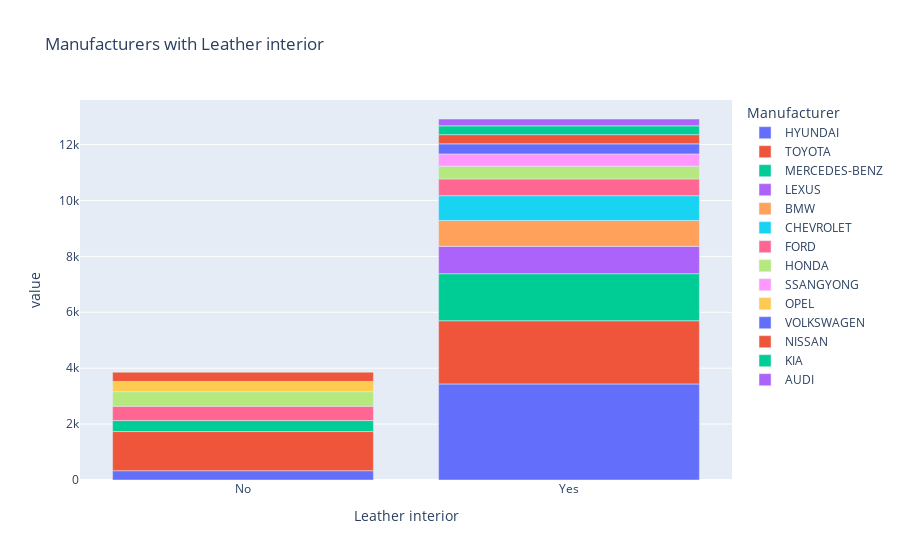

Source (notebook cell):
### Code cell
manufacturers_with_leather_interior = data[["Manufacturer","Leather interior"]].groupby("Manufacturer").value_counts().sort_values(ascending=False).head(20)
ex.bar(manufacturers_with_leather_interior.unstack(level=0),title="Manufacturers with Leather interior")

### Figure 1 — Plotly figure (JSON) as saved in the notebook; plotly's stock layout.template omitted (floating-point values rounded to 4 significant figures)
{"data": [{"alignmentgroup": "True", "hovertemplate": "Manufacturer=HYUNDAI<br>Leather interior=%{x}<br>value=%{y}<extra></extra>", "legendgroup": "HYUNDAI", "marker": {"color": "#636efa", "pattern": {"shape": ""}}, "name": "HYUNDAI", "offsetgroup": "HYUNDAI", "orientation": "v", "showlegend": true, "textposition": "auto", "type": "bar", "x": ["No", "Yes"], "xaxis": "x", "y": [333, 3436], "yaxis": "y"}, {"alignmentgroup": "True", "hovertemplate": "Manufacturer=TOYOTA<br>Leather interior=%{x}<br>value=%{y}<extra></extra>", "legendgroup": "TOYOTA", "marker": {"color": "#EF553B", "pattern": {"shape": ""}}, "name": "TOYOTA", "offsetgroup": "TOYOTA", "orientation": "v", "showlegend": true, "textposition": "auto", "type": "bar", "x": ["No", "Yes"], "xaxis": "x", "y": [1400, 2262], "yaxis": "y"}, {"alignmentgroup": "True", "hovertemplate": "Manufacturer=MERCEDES-BENZ<br>Leather interior=%{x}<br>value=%{y}<extra></extra>", "legendgroup": "MERCEDES-BENZ", "marker": {"color": "#00cc96", "pattern": {"shape": ""}}, "name": "MERCEDES-BENZ", "offsetgroup": "MERCEDES-BENZ", "orientation": "v", "showlegend": true, "textposition": "auto", "type": "bar", "x": ["No", "Yes"], "xaxis": "x", "y": [394, 1682], "yaxis": "y"}, {"alignmentgroup": "True", "hovertemplate": "Manufacturer=LEXUS<br>Leather interior=%{x}<br>value=%{y}<extra></extra>", "legendgroup": "LEXUS", "marker": {"color": "#ab63fa", "pattern": {"shape": ""}}, "name": "LEXUS", "offsetgroup": "LEXUS", "orientation": "v", "showlegend": true, "textposition": "auto", "type": "bar", "x": ["No", "Yes"], "xaxis": "x", "y": [null, 978], "yaxis": "y"}, {"alignmentgroup": "True", "hovertemplate": "Manufacturer=BMW<br>Leather interior=%{x}<br>value=%{y}<extra></extra>", "legendgroup": "BMW", "marker": {"color": "#FFA15A", "pattern": {"shape": ""}}, "name": "BMW", "offsetgroup": "BMW", "orientation": "v", "showlegend": true, "textposition": "auto", "type": "bar", "x": ["No", "Yes"], "xaxis": "x", "y": [null, 926], "yaxis": "y"}, {"alignmentgroup": "True", "hovertemplate": "Manufacturer=CHEVROLET<br>Leather interior=%{x}<br>value=%{y}<extra></extra>", "legendgroup": "CHEVROLET", "marker": {"color": "#19d3f3", "pattern": {"shape": ""}}, "name": "CHEVROLET", "offsetgroup": "CHEVROLET", "orientation": "v", "showlegend": true, "textposition": "auto", "type": "bar", "x": ["No", "Yes"], "xaxis": "x", "y": [null, 886], "yaxis": "y"}, {"alignmentgroup": "True", "hovertemplate": "Manufacturer=FORD<br>Leather interior=%{x}<br>value=%{y}<extra></extra>", "legendgroup": "FORD", "marker": {"color": "#FF6692", "pattern": {"shape": ""}}, "name": "FORD", "offsetgroup": "FORD", "orientation": "v", "showlegend": true, "textposition": "auto", "type": "bar", "x": ["No", "Yes"], "xaxis": "x", "y": [511, 600], "yaxis": "y"}, {"alignmentgroup": "True", "hovertemplate": "Manufacturer=HONDA<br>Leather interior=%{x}<br>value=%{y}<extra></extra>", "legendgroup": "HONDA", "marker": {"color": "#B6E880", "pattern": {"shape": ""}}, "name": "HONDA", "offsetgroup": "HONDA", "orientation": "v", "showlegend": true, "textposition": "auto", "type": "bar", "x": ["No", "Yes"], "xaxis": "x", "y": [523, 454], "yaxis": "y"}, {"alignmentgroup": "True", "hovertemplate": "Manufacturer=SSANGYONG<br>Leather interior=%{x}<br>value=%{y}<extra></extra>", "legendgroup": "SSANGYONG", "marker": {"color": "#FF97FF", "pattern": {"shape": ""}}, "name": "SSANGYONG", "offsetgroup": "SSANGYONG", "orientation": "v", "showlegend": true, "textposition": "auto", "type": "bar", "x": ["No", "Yes"], "xaxis": "x", "y": [null, 441], "yaxis": "y"}, {"alignmentgroup": "True", "hovertemplate": "Manufacturer=OPEL<br>Leather interior=%{x}<br>value=%{y}<extra></extra>", "legendgroup": "OPEL", "marker": {"color": "#FECB52", "pattern": {"shape": ""}}, "name": "OPEL", "offsetgroup": "OPEL", "orientation": "v", "showlegend": true, "textposition": "auto", "type": "bar", "x": ["No", "Yes"], "xaxis": "x", "y": [365, null], "yaxis": "y"}, {"alignmentgroup": "True", "hovertemplate": "Manufacturer=VOLKSWAGEN<br>Leather interior=%{x}<br>value=%{y}<extra></extra>", "legendgroup": "VOLKSWAGEN", "marker": {"color": "#636efa", "pattern": {"shape": ""}}, "name": "VOLKSWAGEN", "offsetgroup": "VOLKSWAGEN", "orientation": "v", "showlegend": true, "textposition": "auto", "type": "bar", "x": ["No", "Yes"], "xaxis": "x", "y": [null, 360], "yaxis": "y"}, {"alignmentgroup": "True", "hovertemplate": "Manufacturer=NISSAN<br>Leather interior=%{x}<br>value=%{y}<extra></extra>", "legendgroup": "NISSAN", "marker": {"color": "#EF553B", "pattern": {"shape": ""}}, "name": "NISSAN", "offsetgroup": "NISSAN", "orientation": "v", "showlegend": true, "textposition": "auto", "type": "bar", "x": ["No", "Yes"], "xaxis": "x", "y": [330, 330], "yaxis": "y"}, {"alignmentgroup": "True", "hovertemplate": "Manufacturer=KIA<br>Leather interior=%{x}<br>value=%{y}<extra></extra>", "legendgroup": "KIA", "marker": {"color": "#00cc96", "pattern": {"shape": ""}}, "name": "KIA", "offsetgroup": "KIA", "orientation": "v", "showlegend": true, "textposition": "auto", "type": "bar", "x": ["No", "Yes"], "xaxis": "x", "y": [null, 314], "yaxis": "y"}, {"alignmentgroup": "True", "hovertemplate": "Manufacturer=AUDI<br>Leather interior=%{x}<br>value=%{y}<extra></extra>", "legendgroup": "AUDI", "marker": {"color": "#ab63fa", "pattern": {"shape": ""}}, "name": "AUDI", "offsetgroup": "AUDI", "orientation": "v", "showlegend": true, "textposition": "auto", "type": "bar", "x": ["No", "Yes"], "xaxis": "x", "y": [null, 245], "yaxis": "y"}], "layout": {"barmode": "relative", "legend": {"title": {"text": "Manufacturer"}, "tracegroupgap": 0}, "title": {"text": "Manufacturers with Leather interior"}, "xaxis": {"anchor": "y", "domain": [0, 1], "title": {"text": "Leather interior"}}, "yaxis": {"anchor": "x", "domain": [0, 1], "title": {"text": "value"}}}}
